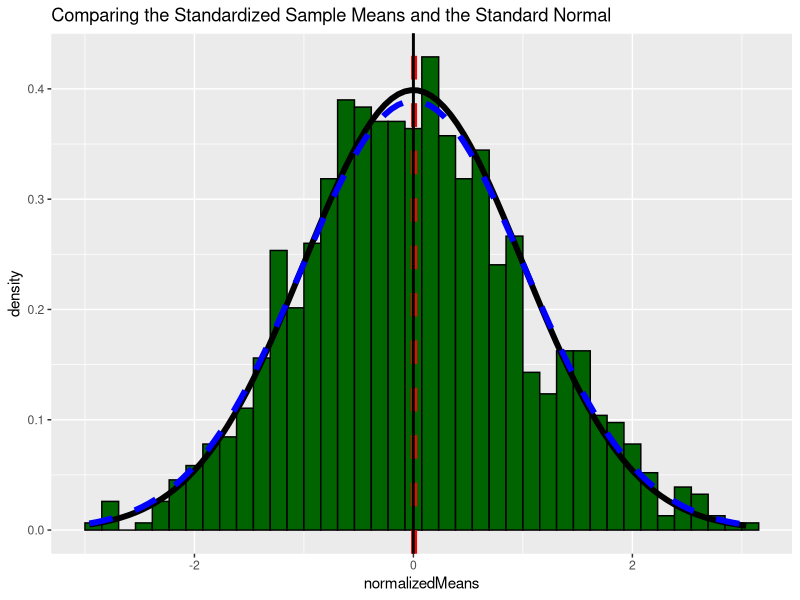
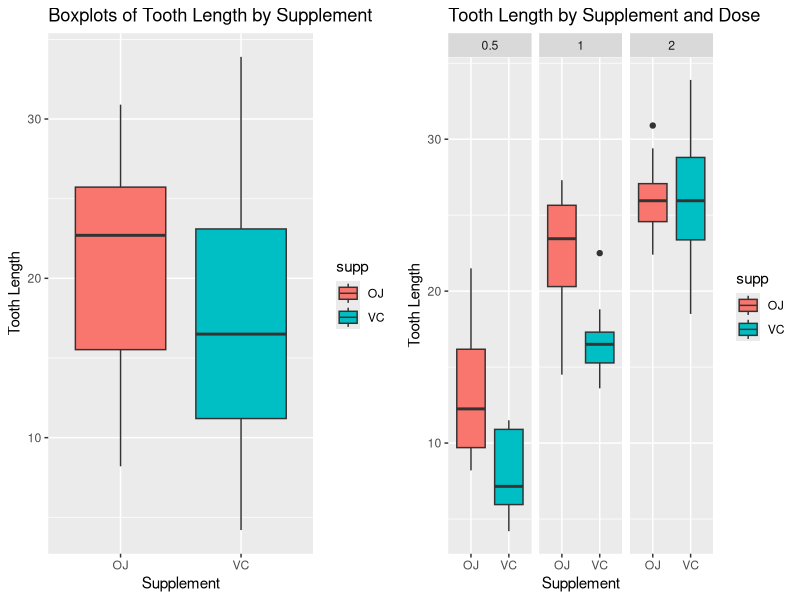

Reproduce these figures in R, in order. (Note: this script raises an error after producing the figures.)
## ---- chunk 1
ECHO=TRUE
set.seed(1863)
lambda <- 0.2; n <- 40; numSims <- 1000
simData <- data.frame(matrix(rexp(numSims*n,lambda),numSims,n))
simVariances <- data.frame(variances = apply(simData,1, var))
meanVarianceMeans <- mean(simVariances$variances)
## ---- chunk 2
simMeans <- data.frame(means = apply(simData,1, mean))
meanSampleMeans <- mean(simMeans$means)
theoryMean <- 1/lambda
test <- t.test(simMeans$means, mu = theoryMean)
print(test)
## ---- chunk 3
simVariances <- data.frame(variances = apply(simData,1, var))
meanVarianceMeans <- mean(simVariances$variances)
theoryVariance <- (1/lambda)^2
## ---- chunk 4
standardError <- meanSampleMeans/sqrt(n)
standFunc <- function(b){
        round((b - meanSampleMeans)/standardError,2)
}
library(ggplot2)
normalizedMeans <- apply(simMeans,1,FUN = standFunc)
normalizedHist <- ggplot() + 
        geom_histogram(aes(x = normalizedMeans, y = ..density..),
                       bins = 40, color = "black", fill = 'darkgreen'
        ) +
        labs(   title = 'Comparing the Standardized Sample Means and the Standard Normal',
                xlab = 'Mean',
                ylab = 'Frequency'
        ) +
        geom_vline( xintercept = meanSampleMeans - (1/lambda), 
                    color = "red", linetype = 'dashed', size = 2
        ) +
        geom_vline( xintercept = 0, 
                color = "black", size = 1
        ) + 
        stat_function( fun = dnorm, 
                args = list(mean = 0,sd = 1), colour ='black', size =2
        ) +
        stat_function( args = list(
                        mean = mean(normalizedMeans),
                        sd = sd(normalizedMeans)),
                        fun = dnorm, color = 'blue', linetype = 'dashed', size = 2
        )
print(normalizedHist)
## ---- chunk 5
library(datasets)
data(ToothGrowth)
str(ToothGrowth)
head(ToothGrowth)
summary(ToothGrowth)
## ---- chunk 6
library(gridExtra)
suppBox <- ggplot(data = ToothGrowth, aes(x = supp, y = len)) + geom_boxplot(aes(fill = supp)) + 
        labs(title = "Boxplots of Tooth Length by Supplement", x = "Supplement", y = "Tooth Length")

suppDoseBox <- ggplot(data = ToothGrowth, aes(x = supp, y = len)) + geom_boxplot(aes(fill = supp)) + 
        facet_wrap(~ dose) +
        labs(title = "Tooth Length by Supplement and Dose", 
             x = "Supplement", y = "Tooth Length")
grid.arrange(arrangeGrob(suppBox,suppDoseBox,ncol=2))
## ---- chunk 7
dose0.5 <- filter(ToothGrowth, ToothGrowth$dose == 0.5) 
dose1.0 <- filter(ToothGrowth, ToothGrowth$dose == 1.0) 
dose2.0 <- filter(ToothGrowth, ToothGrowth$dose == 2.0)
t.test(len ~ supp, paired = FALSE, var.equal = FALSE, data = ToothGrowth)
## ---- chunk 8
t.test(ToothGrowth$len ~ ToothGrowth$supp, var.equal = F, data = dose0.5)
## ---- chunk 9
t.test(ToothGrowth$len ~ ToothGrowth$supp, var.equal = F, data = dose1.0)
## ---- chunk 10
t.test(ToothGrowth$len ~ ToothGrowth$supp, var.equal = F, data = dose2.0)
